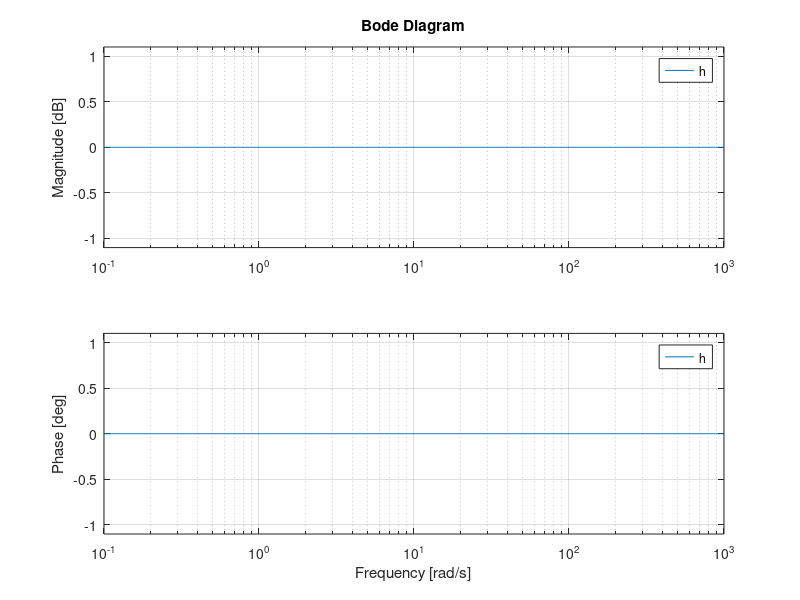

MATLAB code to generate this figure:
clc 
clear all 
close all 

num =input('Enter the numerator of the transfer function: ')
den = input('Enter the denominator of the transfer function: ')
h=tf(num,den)
[gm pm wcp wcg] = margin(h)
bode(h)
